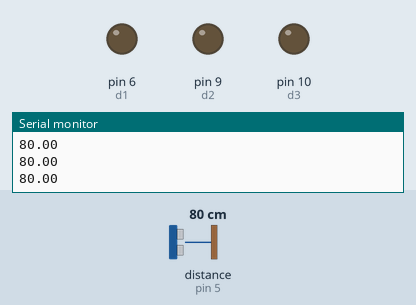
Simulated run of this sketch. Board: Arduino Uno, built with avr-gcc and run on an emulated ATmega328P. Shown: output pins drawn as LEDs (lit = HIGH), the last lines printed to the serial monitor. Inputs (shaded band) come from the test bench; at power-on: distance to the obstacle (sensor on pin 5) 80 cm. The echo pulse lasts 58.3 µs per cm; pins used as bus, display or sensor lines are not drawn.

Above: at 1.5 s.
1.6 s: distance to the obstacle (sensor on pin 5) set to 46 cm
3.4 s: distance to the obstacle (sensor on pin 5) set to 38 cm
At 5.1 s:
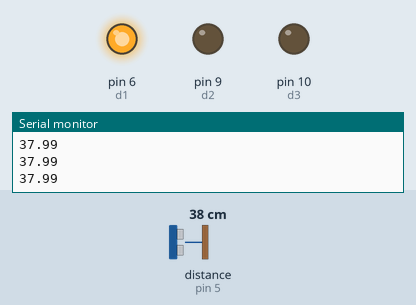
5.9 s: distance to the obstacle (sensor on pin 5) set to 32 cm
At 8.0 s:
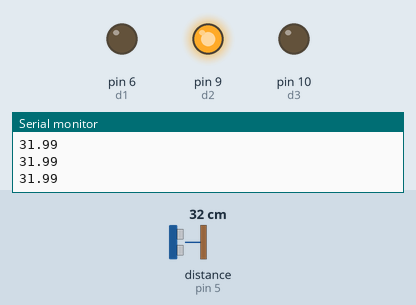
8.7 s: distance to the obstacle (sensor on pin 5) set to 28 cm
10.3 s: distance to the obstacle (sensor on pin 5) set to 23 cm
At 12.2 s:
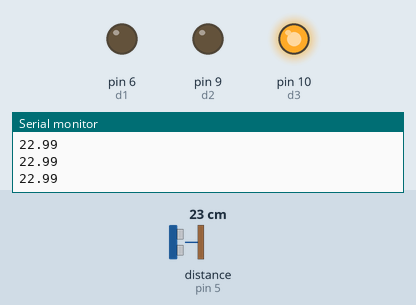
12.9 s: distance to the obstacle (sensor on pin 5) set to 35 cm
At 16.2 s:
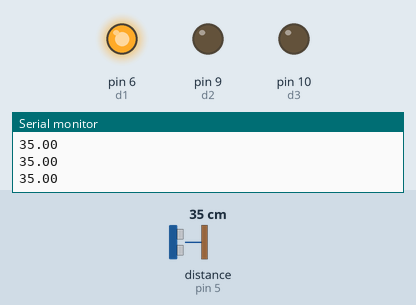
Timing chart, 0 to 16.9 s (numbered marks = the images above; inputs shaded):
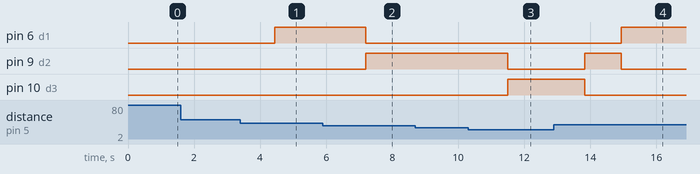

The sketch:

sketch_feb28a.ino
```cpp
#include <Ultrasonic.h>

//Define os pinos para o trigger e echo
#define pin_trigger 4
#define pin_echo 5
#define d1 6
#define d2 9
#define d3 10
#define d4 3

Ultrasonic ultrasonic(pin_trigger, pin_echo);

void setup()
{
  pinMode(d1,OUTPUT);
  pinMode(d2,OUTPUT);
  pinMode(d3,OUTPUT);
  pinMode(d4,OUTPUT);

  Serial.begin(9600);
  Serial.println("Obtendo leituras");

  //Apaga todos os degraus
  digitalWrite(d1,0);
  digitalWrite(d2,0);
  digitalWrite(d3,0);
  digitalWrite(d4,0);
}

//Cria as variaveis para realizar as leituras e a filtragem
float distCM, leitura_inst, acumulador = 0;

//Variaveis de controle e do tamanho da janela do filtro
int i, tam_janela = 25, iteracao = 0;
//int freq_aquisicao = 100;


int andar_atual, andar_anterior;


void loop()
{
  long microsec = ultrasonic.timing();

  /*
  for(i=0;i<tam_janela;i++)
  {
      leitura_inst = ultrasonic.convert(microsec, Ultrasonic::CM);
      acumulador += leitura_inst;
      delay(freq_aquisicao/tam_janela);
  }
  */

  leitura_inst = ultrasonic.convert(microsec, Ultrasonic::CM);
  acumulador += leitura_inst;
  delay(10);
  if(iteracao%tam_janela == 0)
  {
    distCM = acumulador/tam_janela; //realiza a media
    acumulador = 0;
  }


  Serial.print("\n");
  Serial.print(leitura_inst);

  andar_anterior = andar_atual;

  //Discrimina o andar em que o objeto/pessoa está
  if(distCM > 34 && distCM <= 41)
  {
    andar_atual = d1;
  }
  else if(distCM > 25 && distCM <= 34)
  {
    andar_atual = d2;
  }else if(distCM > 17 && distCM <= 25)
  {
    andar_atual = d3;
  }
  else if(distCM >= 0 && distCM <= 17)
  {
    andar_atual = d4;
  }
  else
  {
    andar_atual = 0;
  }

  if(andar_anterior != andar_atual)
  {
   for(i=0;i<=255;i++)
   {
    analogWrite(andar_atual,i);
    analogWrite(andar_anterior,-i+255);
    delay(3);
   }
  }
  iteracao++;
}
```

Measured:
- the behaviour switches between 42 and 41 cm on distance to the obstacle (sensor on pin 5) (found by bisection; images 0 and 1)
- the behaviour switches between 35 and 34 cm on distance to the obstacle (sensor on pin 5) (found by bisection; images 1 and 2)
- the behaviour switches between 26 and 25 cm on distance to the obstacle (sensor on pin 5) (found by bisection; images 2 and 3)
- after the input at 3.4 s, pin 6 (d1): LOW → HIGH after 1.0 s
- after the input at 5.9 s, pin 6 (d1): HIGH → LOW after 1.3 s; pin 9 (d2): LOW → HIGH after 1.3 s
- after the input at 10.3 s, pin 9 (d2): HIGH → LOW after 1.2 s; pin 10 (d3): LOW → HIGH after 1.2 s
- after the input at 12.9 s, pin 6 (d1): LOW → HIGH after 2.0 s; pin 9 (d2): LOW → HIGH after 0.93 s, → LOW 1.1 s later; pin 10 (d3): HIGH → LOW after 0.93 s
